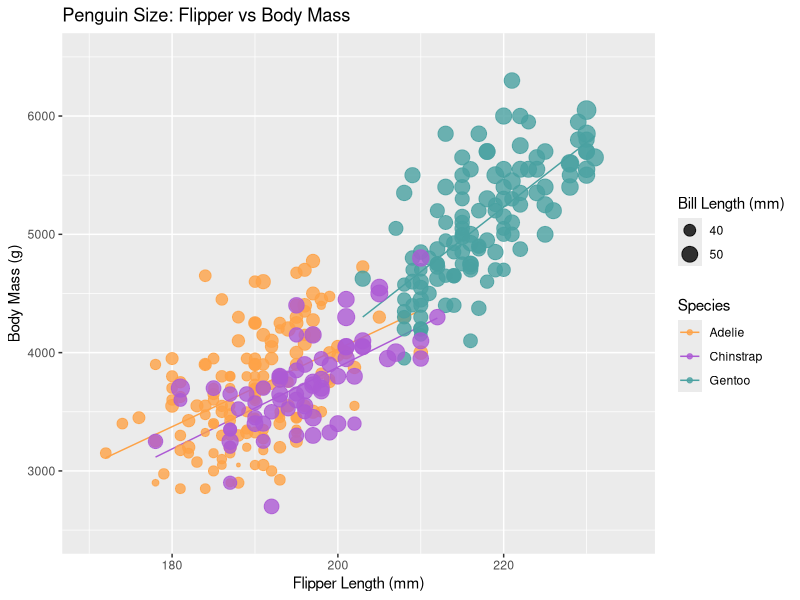

Generate this figure with R:
install.packages("ggplot2")

library(ggplot2)

penguins <- read.csv("penglings.csv")

p <- ggplot(penguins, aes(x = flipper_length_mm, 
                    y = body_mass_g, 
                    color = species, 
                    size = bill_length_mm)) +
     # add regression line
     geom_smooth(method = "lm", se = FALSE, size = 0.5, alpha = 0.4) +
     geom_point(alpha = 0.8) +
     scale_x_continuous(limits = c(170, 235)) +
     scale_y_continuous(limits = c(2500, 6500)) +
     scale_size_continuous(breaks = c(40, 50), range = c(1, 6)) +

     scale_color_manual(values = c("Adelie" = "#FDA247", 
                                "Chinstrap" = "#AC5AD4", 
                                "Gentoo" = "#4AA1A1")) +
  
     labs(title = "Penguin Size: Flipper vs Body Mass",
       x = "Flipper Length (mm)",
       y = "Body Mass (g)",
       size = "Bill Length (mm)",
       color = "Species") +
     theme_grey()

print(p)
